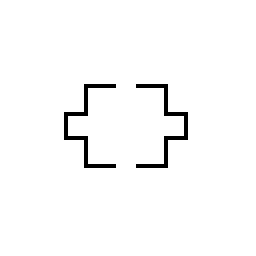
%> input picture lab2/upload/Snakes/room.pgm, 64 x 64 px (shown 4 times larger)
$ octave example2.m   (GNU Octave 9; MATLAB toolbox functions it lacks are replaced by stand-ins)
%> lines starting %> are read from the running program, lines starting %| are printed output that depends on the picture; in (x1, y1, x2, y2) boxes, pixels count from 0 and x2, y2 are one past the last pixel; in counts of white or black regions, pixels touching at a corner belong together; the program's own positions count from 1
### lab2/upload/Snakes/derivative.m
%DERIVATIVE   Computes Gaussian derivatives of an image
%
%  IMG = DERIVATIVE(IMG,ORDER,SIGMA) computes the Gaussian
%  derivaitve of image IMG, with a Gaussian of SIGMA. ORDER
%  is a 2-element vector, giving the derivative order in the
%  x and y direction. ORDER has to be between 0 and 2.
%
%  See the functions LAPLACE and GRADMAG for examples of usage.

% (C) Copyright 2011, All rights reserved.
% Cris Luengo, Uppsala, 3 November 2011      - Initial code

function img = derivative(img,order,sigma)

if nargin<2
   order = [0,0];
elseif numel(order)~=2
   error('Expecting 2 values for order');
end
if nargin<3
   sigma = 1;
elseif numel(sigma)~=1 || sigma<0.8
   error('Expecting scalar sigma >= 0.8');
end

c = ceil(3*sigma)+1;
x = -c:c;
sigma2 = sigma.^2;
g = exp(-x.^2/(2*sigma2))/(sqrt(2*pi*sigma2));
gx = g .* (-x/sigma2);
gxx = gx .* (-x/sigma2) - g / sigma2;

switch order(1)
   case 0
      hx = g;
   case 1
      hx = gx;
   case 2
      hx = gxx;
   otherwise
      error('Illegal derivative order');
end
switch order(2)
   case 0
      hy = g;
   case 1
      hy = gx;
   case 2
      hy = gxx;
   otherwise
      error('Illegal derivative order');
end

img = conv2(hy,hx,img,'same');

### lab2/upload/Snakes/gradvec.m
%GRADVEC   Computes the gradient vector with Gaussian regulatization
%
%  F = GRADVEC(IMG,SIGMA) returns the gradient vector field in the
%  cell array F. F{1} contains an image with the x-component of the
%  vector field, F{2} contains an image with the y-component.

% (C) Copyright 2011, All rights reserved.
% Cris Luengo, Uppsala, 3 November 2011      - Initial code

function f = gradvec(img,sigma)

if nargin<2
   sigma = 1;
elseif numel(sigma)~=1 || sigma<0.8
   error('Expecting scalar sigma >= 0.8');
end

dx = derivative(img,[1,0],sigma);
dy = derivative(img,[0,1],sigma);
f = {dx,dy};

### lab2/upload/Snakes/snakeminimize.m
%SNAKEMINIMIZE   Minimizes the energy function of a snake
%
% SYNOPSIS:
%  snake_out = snakeminimize(snake_in,Fext,alpha,beta,stepsz,kappa,iterations)
%
% PARAMETERS:
%  snake_in :   initial snake, Nx2 array with coordinates
%  Fext :       external force field, cell array {Fx,Fy}
%               for example: GRADVEC, GVF, VFC
%  alpha :      elasticity parameter (membrane)
%  beta :       rigidity parameter (thin plate)
%  stepsz :     step size
%  kappa :      balloon force (negative for inwards force)
%  iterations : number of iterations performed
%
% DEFAULTS:
%  alpha = 0.2
%  beta = 0.4
%  stepsz = 1
%  kappa = 0
%  iterations = 20
%
% NOTE:
%  You can create the initial snake coordinates using IM2SNAKE.
%
%  See: M. Kass, A. Witkin, D. Terzopoulos, "Snakes: Active Contour Models",
%       Int. J. of Computer Vision 4(1):321-331 (1988)
%  and: L.D. Cohen, I. Cohen, "Finite-element methods for active contour models
%       and balloons for 2-D and 3-D images", IEEE TPAMI 15(11):1131-1147 (1993)

% (C) Copyright 2009-2011, All rights reserved.
% Cris Luengo, Uppsala, 18-24 September 2009 - Initial code
% Cris Luengo, Uppsala, 3 November 2011      - Independent from DIPimage

function s = snakeminimize(s,f,alpha,beta,stepsz,kappa,iterations)

if nargin<3
   alpha = 0.2;
elseif numel(alpha)~=1 || alpha<0
   error('Expecting positive scalar ALPHA');
end
if nargin<4
   beta = 0.4;
elseif numel(beta)~=1 || beta<0
   error('Expecting positive scalar BETA');
end
if nargin<5
   stepsz = 1;
elseif numel(stepsz)~=1 || stepsz<=0
   error('Expecting positive scalar STEPSZ');
end
if nargin<6
   kappa = 0;
elseif numel(kappa)~=1
   error('Expecting scalar KAPPA');
end
if nargin<7
   iterations = 20;
elseif numel(iterations)~=1 || iterations<1
   error('Expecting positive scalar ITERATIONS');
end

if ~iscell(f) || numel(f)~=2 || ~isequal(size(f{1}),size(f{2}))
   error('The external force must be a 2-element cell array with images');
end
[maxy,maxx] = size(f{1});

x = s(:,1);
y = s(:,2);
if length(x)<3
   error('Snake has too few control points.')
end

% Constrict points to image
x(x<1) = 1;
x(x>maxx) = maxx;
y(y<1) = 1;
y(y>maxy) = maxy;

% Do the snake!
md = 1; % The average distance we want to keep between points.
[x,y] = resample(x,y,md);
P = compute_matrix(length(x),alpha,beta,stepsz);
for ii = 1:iterations

   % Do we need to resample the snake?
   d = sqrt( diff(x).^2 + diff(y).^2 );
   if any(d<md/3) || any(d>md*3)
      [x,y] = resample(x,y,md);
      P = compute_matrix(length(x),alpha,beta,stepsz);
   end

   % Calculate external force
   fex = interp2(f{1},x,y,'linear');
   fey = interp2(f{2},x,y,'linear');

   % Calculate balloon force
   s = [x,y];
   if kappa~=0
      b = [s(2:end,:);s(1,:)] - [s(end,:);s(1:end-1,:)];
      m = sqrt(sum(b.^2,2));
      bx =  b(:,2)./m;
      by = -b(:,1)./m;
      % Add balloon force to external force
      fex = fex+kappa*bx;
      fey = fey+kappa*by;
   end

   % Move control points
   x = P*(x+stepsz*fex);
   y = P*(y+stepsz*fey);

   % Constrict points to image
   x(x<1) = 1;
   x(x>maxx) = maxx;
   y(y<1) = 1;
   y(y>maxy) = maxy;

end
s = [x,y];


% The matrix P = (stepsz*A+I)^(-1)
function P = compute_matrix(N,alpha,beta,stepsz)
a = stepsz*(2*alpha+6*beta)+1;
b = stepsz*(-alpha-4*beta);
c = stepsz*beta;
P = diag(repmat(a,1,N));
P = P + diag(repmat(b,1,N-1), 1) + diag(   b, -N+1);
P = P + diag(repmat(b,1,N-1),-1) + diag(   b,  N-1);
P = P + diag(repmat(c,1,N-2), 2) + diag([c,c],-N+2);
P = P + diag(repmat(c,1,N-2),-2) + diag([c,c], N-2);
P = inv(P);


% Resamples the snake
function [x,y] = resample(x,y,d)
mode = 'linear'; r = 1;
% ( Alternative: mode = 'cubic'; r = 3; )
% replicate samples at either end (periodic boundary condition)
x = [x(end-r+1:end);x;x(1:r)];
y = [y(end-r+1:end);y;y(1:r)];
% p is the parameter along the snake
p = [0;cumsum(sqrt( diff(x).^2 + diff(y).^2 ))];
% the first control point should be at p=0
p = p-p(r+1);
% resample snake between first and last+1 control points
x = interp1(p,x,0:d:p(end-r+1),mode);
y = interp1(p,y,0:d:p(end-r+1),mode);
% if the last new point is too close to the first one, remove it
if norm([x(end),y(end)]-[x(1),y(1)]) < d/2
   x(end) = [];
   y(end) = [];
end
% ensure column vectors
x = x(:);
y = y(:);
if length(x)<3
   error('Snake has become too small!')
end

### lab2/upload/Snakes/example2.m
% Example 2: Room example, using distance transform.

% (C) Copyright 2011, Cris Luengo.

% Parameters
alpha = 0.05; % membrane (length)
beta = 0.01;  % thin plate (curvature)
gamma = 0.5;  % step size
kappa = 0;    % balloon force

% Load famous "room" example image
a = double(imread('room.pgm'));
%> a: size 64x64 double; 97.8% white; black in thin lines or dots, all inside (x1, y1, x2, y2) = (16, 21, 47, 42)

% External force (external energy = -input image)
e = 1-a/255;     % inverse image
f = e>0;         % threshold
f = bwdist(f);   % distance transform
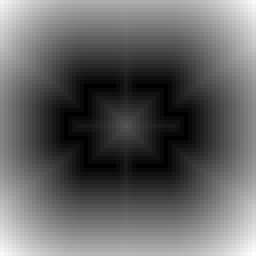
%> f: size 64x64 single (shown 4 times larger); min 0, max 31.11, mean 12.2; drawn with min black and max white
f = gradvec(-f); % gradient field of -DT
%> call 2 of derivative, with order = [0 1], sigma = 1
%> in derivative (call 2), `img = conv2(hy,hx,img,'same');`:
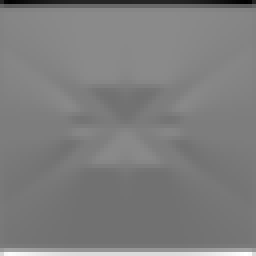
%> img: size 64x64 single (shown 4 times larger); min -10.15, max 10.4, mean -0.00707; drawn with min black and max white
%> in gradvec, `f = {dx,dy};`: f = 2 items
%> f = 2 items
t = abs(f{1})>1 | abs(f{2})>1;
%> t: size 64x64 logical; 12.1% white; 1 white region, box (x1, y1, x2, y2) and area: (0, 0, 64, 64) 496
f{1}(t) = 0;
f{2}(t) = 0;     % these set the gradient at the border to 0

% Display images
figure
set(gcf,'position',[20,400,850,500]);
colormap(gray(256))

subplot(1,2,2)
angle = atan2(f{2},f{1})*(1/(2*pi));
angle = mod(angle,1);
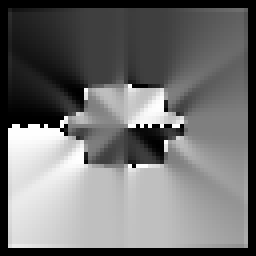
%> angle: size 64x64 single (shown 4 times larger); min 0, max 1, mean 0.443
norm = sqrt(f{1}.^2+f{2}.^2);
norm = norm./max(norm(:));
col = cat(3,angle,norm,norm*0.5+0.5);
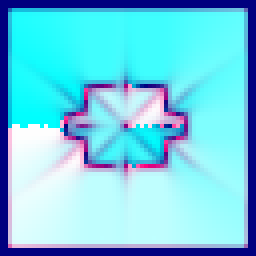
%> col: size 64x64x3 single (shown 4 times larger); mean R, G, B 0.443, 0.805, 0.902
col = hsv2rgb(col);
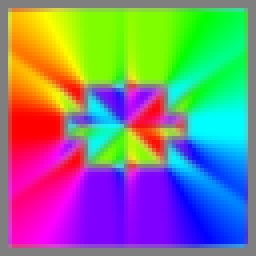
%> col: size 64x64x3 single (shown 4 times larger); mean R, G, B 0.503, 0.508, 0.521
image(col)
axis image
title('external force')

subplot(1,2,1)
image(a)
axis image
title('input image')
hold on

% Create initial snake
t = linspace(0,2*pi,30)'; t(end)=[];
s = 32+3*[cos(t),sin(t)];
h = plot(s(:,1),s(:,2),'r');
pause(1)

% First 5 iteration steps
s = snakeminimize(s,f,alpha,beta,gamma,kappa,5);
%> in snakeminimize, `[maxy,maxx] = size(f{1});`: maxy = 64
%> in resample, `x = [x(end-r+1:end);x;x(1:r)];`: x = 31 values, max 35 at index 2, min 29.02 at index 16, mean 32.19
%> in resample, `y = [y(end-r+1:end);y;y(1:r)];`: y = 31 values, max 35 at index 9, min 29 at index 24, mean 31.98
%> in resample, `p = [0;cumsum(sqrt( diff(x).^2 + diff(y).^2 ))];`: p = 31 values from 0 to 19.46
%> in resample, `p = p-p(r+1);`: p = 31 values from -0.649 to 18.81
%> in resample, `x = interp1(p,x,0:d:p(end-r+1),mode);`: x = 19 values, max 35 at index 1, min 29.04 at index 10, mean 32.03
%> in resample, `y = interp1(p,y,0:d:p(end-r+1),mode);`: y = 19 values, max 34.97 at index 6, min 29.02 at index 15, mean 32
%> after the loop in snakeminimize, `for ii = 1:iterations`: x = 19 values, max 37.25 at index 1, min 26.79 at index 10, mean 32.06; y = 19 values, max 37.22 at index 6, min 26.77 at index 15, mean 31.99
%> in snakeminimize, `s = [x,y];`: s = 19 rows, first 12: [37.25 32.04; 37.01 33.52; 36.06 34.89; 34.43 36.45; 33.13 37.14; 31.53 37.22; 30.11 36.83; 28.61 35.57; 27.26 34.03; 26.79 32.65; 26.83 31.05; 27.42 29.72]
set(h,'xdata',s(:,1),'ydata',s(:,2));
pause(1)

% Some more steps
s = snakeminimize(s,f,alpha,beta,gamma,kappa,5);
%> call 2 of snakeminimize, with alpha = 0.05, beta = 0.01, stepsz = 0.5, kappa = 0, iterations = 5
%> in snakeminimize (call 2), `[x,y] = resample(x,y,md);`: x = 32 values, max 37.25 at index 1, min 26.81 at index 17, mean 31.96; y = 32 values, max 37.19 at index 9, min 26.77 at index 25, mean 32
%> in snakeminimize (call 2), `P = compute_matrix(length(x),alpha,beta,stepsz);`:
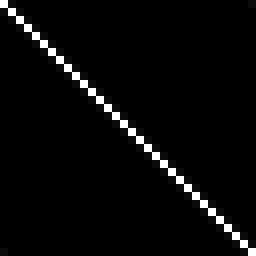
%> P: size 32x32 double (shown 8 times larger); min -0.00271, max 0.929, mean 0.0312; drawn with min black and max white
%> after the loop in snakeminimize (call 2), `for ii = 1:iterations`: x = 32 values, max 39.33 at index 1, min 24.67 at index 18, mean 31.95; y = 32 values, max 39.32 at index 8, min 24.68 at index 25, mean 32.01
%> in snakeminimize (call 2), `s = [x,y];`: s = 32 rows, first 12: [39.33 32.02; 39.3 33.63; 39.04 34.46; 38.33 35.25; 36.76 36.77; 35.24 38.33; 34.46 39.04; 33.63 39.32; 32.06 39.29; 30.44 39.29; 29.56 39.1; 28.82 38.38]
set(h,'xdata',s(:,1),'ydata',s(:,2));
pause(1)

s = snakeminimize(s,f,alpha,beta,gamma,kappa,5);
%> in snakeminimize (call 3), `s = [x,y];`: s = 46 rows, first 12: [40.87 32.05; 41.06 34.03; 41.17 34.84; 40.95 35.29; 40.37 35.81; 39.33 36.75; 37.46 38.59; 36.13 39.98; 35.5 40.71; 35.07 41.1; 34.47 41.11; 33.16 40.9]
set(h,'xdata',s(:,1),'ydata',s(:,2));
pause(1)

s = snakeminimize(s,f,alpha,beta,gamma,kappa,5);
%> in snakeminimize (call 4), `s = [x,y];`: s = 59 rows, first 12: [41.76 32.19; 41.99 34.41; 42.16 35.13; 42.14 35.54; 41.94 35.93; 41.64 36.5; 41.12 37.27; 39.91 38.63; 38.02 40.49; 36.95 41.36; 36.31 41.68; 35.87 41.82]
set(h,'xdata',s(:,1),'ydata',s(:,2));
pause(1)

s = snakeminimize(s,f,alpha,beta,gamma,kappa,5);
%> in snakeminimize (call 5), `s = [x,y];`: s = 66 rows, first 12: [42.28 32.67; 42.45 34.64; 42.53 35.18; 42.48 35.53; 42.26 36.03; 42.02 36.86; 41.86 37.73; 41.6 38.71; 40.61 40.2; 38.99 41.48; 37.97 41.81; 37.16 41.91]
set(h,'xdata',s(:,1),'ydata',s(:,2));
pause(1)

s = snakeminimize(s,f,alpha,beta,gamma,kappa,5);
%> in snakeminimize (call 6), `s = [x,y];`: s = 71 rows, first 12: [42.69 34; 42.73 34.95; 42.7 35.3; 42.52 35.69; 42.23 36.45; 42.04 37.49; 41.95 38.54; 41.79 39.61; 41.34 40.77; 40.22 41.61; 39.11 41.89; 38.09 41.97]
set(h,'xdata',s(:,1),'ydata',s(:,2));
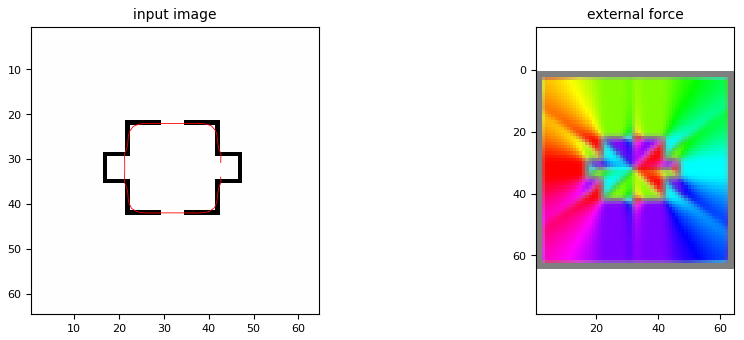
%> figure redrawn from the program's plot data, 2 panels
